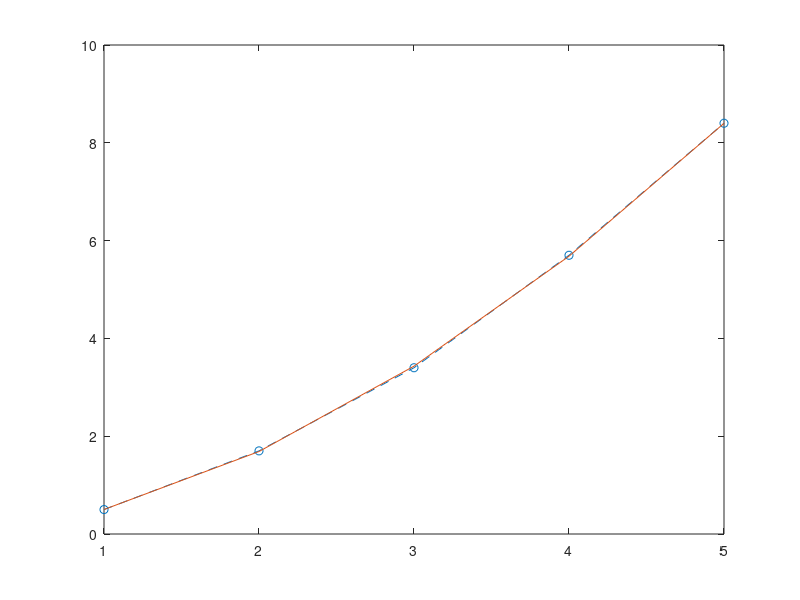

MATLAB code to generate this figure:
% Non-linear Regression
clear all;
close all;
clc;

X= [1:5];
x= log10(X);
Y= [0.5 1.7 3.4 5.7 8.4];
y0= log10(Y)

n= length (x); 

sumx =sum(x);
sumy= sum(y0);
sumxy= sum(x.*y0);
sumxsqr = sum(x.^2);

A=[n sumx; sumx sumxsqr];
B=[sumy; sumxy];

a=A\B;

a2= 10^(a(1))
b2= a(2)

ym=a2.*(X.^(b2))
plot (X,Y, 'o--')
hold on

plot (X,ym)